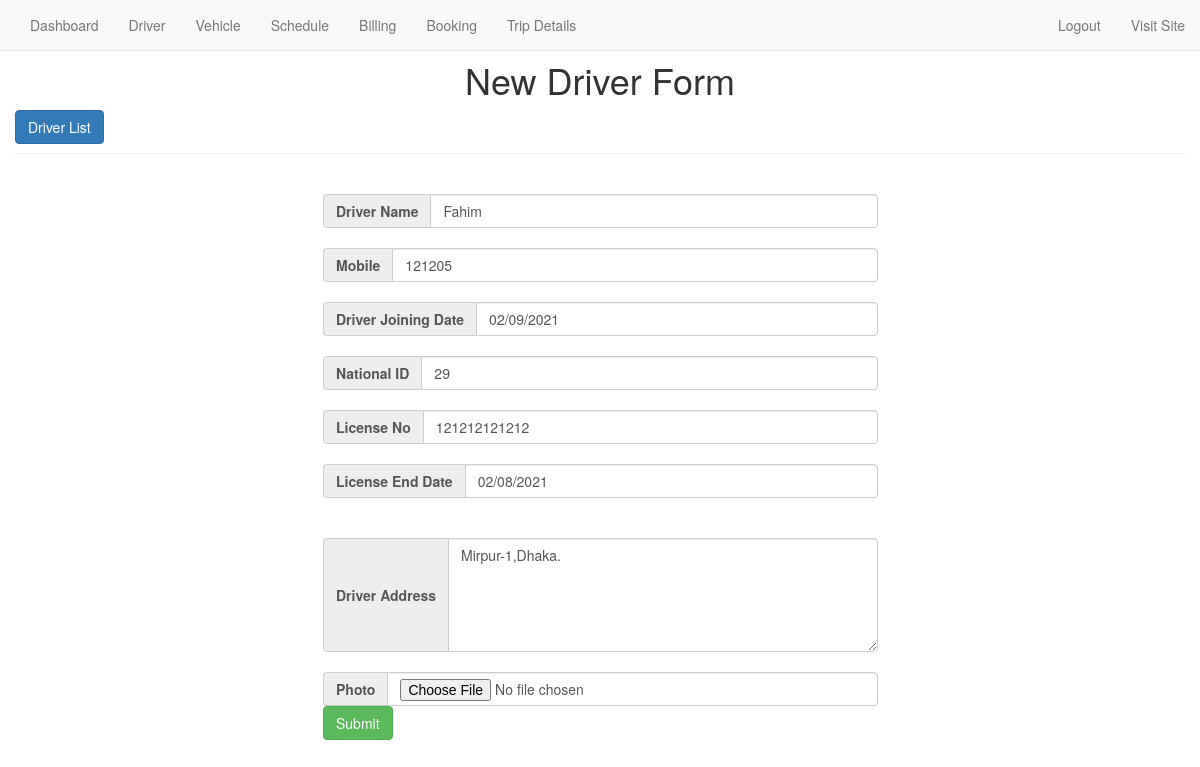
The app's page /DriverEdit.php?driverid=29 with its own data.
### tables this page shows
CREATE TABLE `driver` (
  `driverid` int(11) NOT NULL,
  `drname` varchar(255) NOT NULL,
  `drjoin` varchar(255) NOT NULL,
  `drmobile` varchar(20) NOT NULL,
  `drnid` varchar(30) NOT NULL,
  `drlicense` varchar(30) NOT NULL,
  `drlicensevalid` varchar(100) NOT NULL,
  `draddress` varchar(255) NOT NULL,
  `drphoto` varchar(30) NOT NULL,
  `dr_available` int(11) NOT NULL
);

### DriverEdit.php (the view, shortened to what this page needs)
<?php
 $conn= mysqli_connect("localhost", "root", "", "transport_management");
 $driverid= $_GET['driverid'];
 $sql= "SELECT * FROM `driver` WHERE driverid='$driverid' ";
 $res= mysqli_query($conn, $sql);
 $data= mysqli_fetch_assoc($res);
?>
<!DOCTYPE html>
<html lang="en">
<head>
     <link rel="stylesheet" href="https://maxcdn.bootstrapcdn.com/bootstrap/3.3.7/css/bootstrap.min.css">
    <link rel="stylesheet" href="//code.jquery.com/ui/1.12.1/themes/base/jquery-ui.css">
     <link rel="stylesheet" href="sweetalert2/sweetalert2.css">
    <link rel="stylesheet" href="style.css">
    <link rel="stylesheet" href="animate.css">
</head>
<body>
 <?php include 'navbar_admin.php'; ?>
 <br>
   <div class="container">
     <div class="row">
        <div class="page-header">
            <h1 style="text-align: center;">New Driver Form</h1>
            <a class="btn btn-primary float-right" href="DriverIndex.php" role="button">Driver List</a>
      </div>
       <div class="col-md-3">
       </div>
        <div class="col-md-6 animated bounceIn">
                <br>
            <form class="form-horizontal" action="" method="post" enctype="multipart/form-data" >
                <div class="input-group">
                  <span class="input-group-addon"><b>Driver Name</b></span>
                  <input id="drname" type="text" class="form-control" name="drname" value="<?php echo $data["drname"] ?>" required>
                </div>
                <br>
                 <div class="input-group">
                  <span class="input-group-addon"><b>Mobile</b></span>
                  <input id="drmobile" type="number" class="form-control" name="drmobile"value="<?php echo $data["drmobile"] ?>" required>
                </div>
                <br>
                <div class="input-group">
                  <span class="input-group-addon"><b>Driver Joining Date</b></span>
                  <input id="drjoin" type="text" class="form-control" name="drjoin" value="<?php echo $data["drjoin"] ?>" required>
                </div>
                <br>
                 <div class="input-group">
                  <span class="input-group-addon"><b>National ID</b></span>
                  <input id="drnid" type="number" class="form-control" name="drnid" value="<?php echo $data["driverid"] ?>" required>
                </div>
                <br>
                <div class="input-group">
                  <span class="input-group-addon"><b>License No</b></span>
                  <input id="drlicense" type="text" class="form-control" name="drlicense" value="<?php echo $data["drlicense"] ?>" required>
                </div>
                <br>
                 <div class="input-group">
                  <span class="input-group-addon"><b>License End Date</b></span>
                  <input id="drlicensevalid" type="text" class="form-control" name="drlicensevalid" value="<?php echo $data["drlicensevalid"] ?>" required>
                </div>
                <br>
                <br>
                 <div class="input-group">
                  <span class="input-group-addon"><b>Driver Address</b></span>
                     <textarea rows="5" id="draddress" type="text" class="form-control" name="draddress" required><?php echo $data["draddress"] ?> </textarea>
                </div>
                <br>
                 <div class="input-group">
                  <span class="input-group-addon"><b>Photo</b></span>
                  <input  type="file" class="form-control" name="file">
              </div>
                <div class="input-group">
                  <input type="submit" name="submit" class="btn btn-success">
                </div>
              </form>
        </div>
        <div class="col-md-3"></div>
     </div>
    </div>
</body>
</html>

### records on screen
driver: drname "Fahim", drjoin "02/09/2021", drnid "29", drlicense "121212121212", drlicensevalid "02/08/2021", draddress "Mirpur-1,Dhaka."
